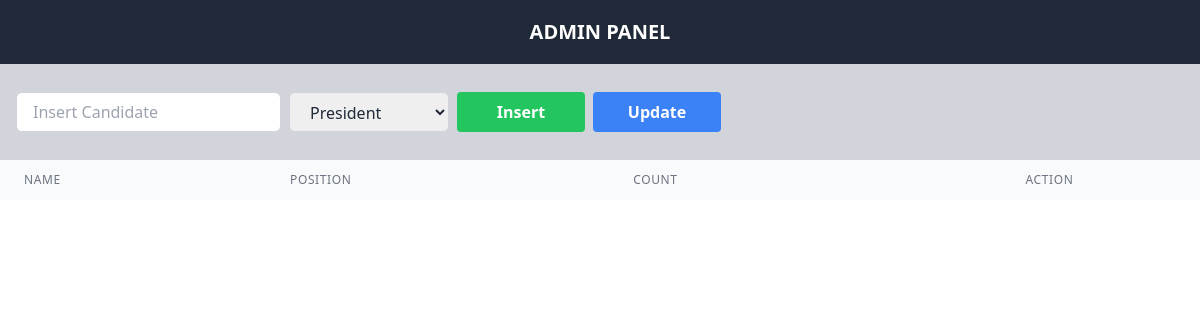
The app's page /admin.php, older data.
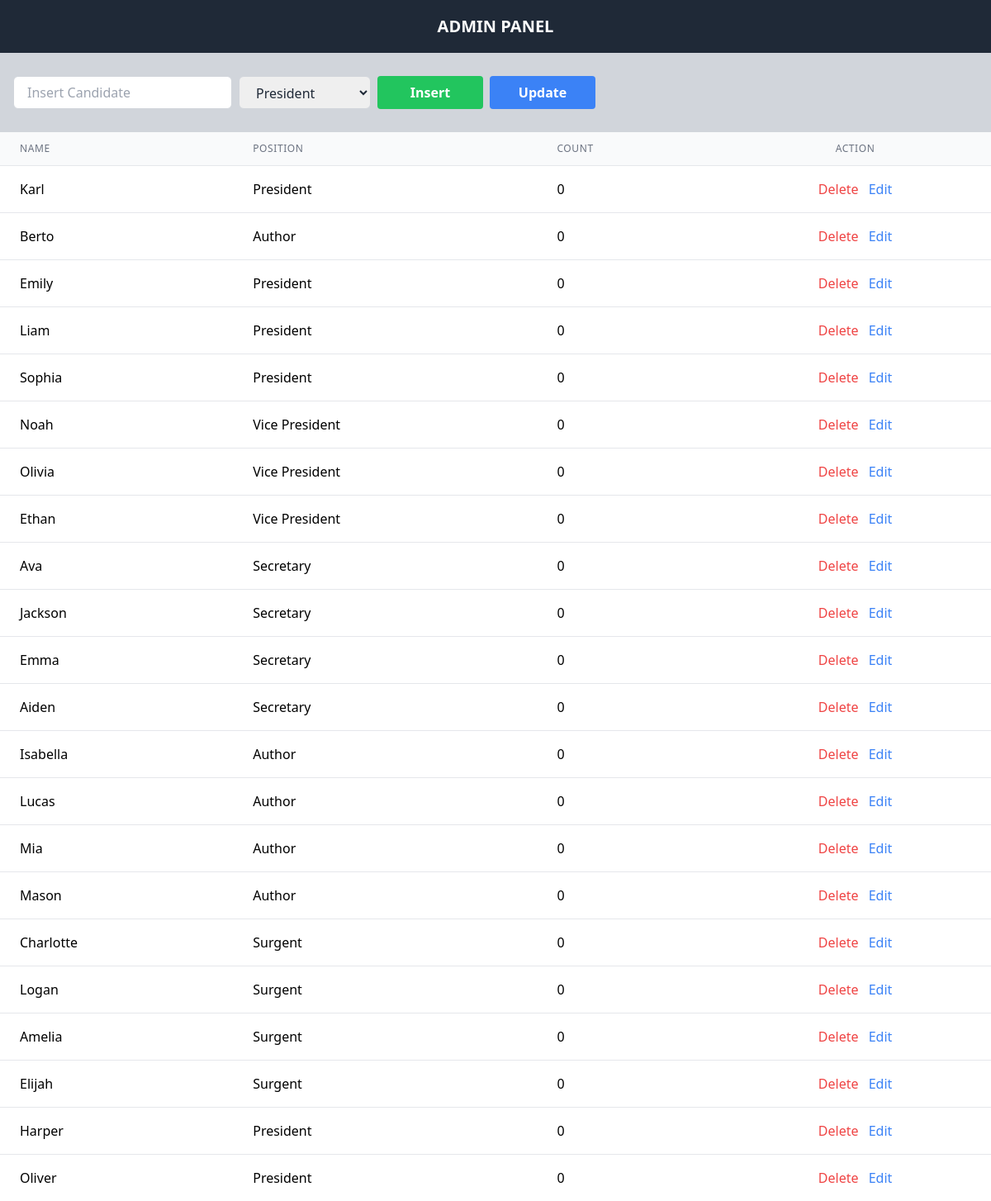
The same page, newer data.
### tables this page shows
CREATE TABLE IF NOT EXISTS `Candidates` (
  `id` int unsigned NOT NULL AUTO_INCREMENT,
  `Name` varchar(50) NOT NULL,
  `Position` varchar(50) NOT NULL,
  `Count` varchar(6) NOT NULL DEFAULT '0',
  PRIMARY KEY (`id`)
);

### admin.php (the view, shortened to what this page needs)
<?php
require_once('connection.php');
    $sql_fetch_data = "SELECT id, Name, Position, Count FROM Candidates";
    $stmt = $conn->query($sql_fetch_data);
    $voters = $stmt->fetchAll(PDO::FETCH_ASSOC);
?>
<!DOCTYPE html>
<html lang="en">
<head>
    <script src="https://cdn.tailwindcss.com"></script>
</head>
<body style="height: 100vh;" >
<header class="bg-gray-300 text-white flex flex-col " style="height: 20vh;">
        <h1 class="flex items-center justify-center bg-gray-800 uppercase text-xl font-sans font-semibold " style="height: 40vh">Admin panel</h1>
        <form class="flex flex-row gap-2 items-center pl-4 bg-gray-300  " action="" method="post" style="height: 60vh" >
            <input type="text" name="name" placeholder="Insert Candidate" class="text-gray-800 w-50 h-10 px-4 py-2 border border-gray-300 rounded-md focus:outline-none focus:border-blue-500">
            <select name="position" class="text-gray-800 w-50 h-10 px-4 py-2 border border-gray-300 rounded-md focus:outline-none focus:border-blue-500">
                <option value="President">President</option>
            </select>
            <button type="submit" name="insert" class="bg-green-500 hover:bg-green-600 text-white font-bold py-2 px-4 rounded w-32 h-10">Insert</button>
            <button id="update" type="submit" name="update" class="bg-blue-500 hover:bg-blue-600 text-white font-bold py-2 px-4 rounded w-32 h-10" >Update</button>
        </form>
</header>
<div class="bg-yellow-300">
    <table class="min-w-full divide-y divide-gray-200 " style="width:80vw;">
    <thead>
        <tr>
            <th class="px-6 py-3 bg-gray-50 text-left text-xs font-medium text-gray-500 uppercase tracking-wider">Name</th>
            <th class="px-6 py-3 bg-gray-50 text-left text-xs font-medium text-gray-500 uppercase tracking-wider">Position</th>
            <th class="px-6 py-3 bg-gray-50 text-left text-xs font-medium text-gray-500 uppercase tracking-wider">Count</th>
            <th class="px-6 py-3 bg-gray-50 text-center text-xs font-medium text-gray-500 uppercase tracking-wider">Action</th>
        </tr>
    </thead>
    <tbody class="bg-white divide-y divide-gray-200">
        <?php foreach ($voters as $voter): ?>
            <tr>
                <td class="px-6 py-4 whitespace-nowrap"><?php echo $voter['Name']; ?></td>
                <td class="px-6 py-4 whitespace-nowrap"><?php echo $voter['Position']; ?></td>
                <td class="px-6 py-4 whitespace-nowrap"><?php echo $voter['Count']; ?></td>
                <td class="px-6 py-4 whitespace-nowrap text-center">
                    <a href="?delete=<?php echo $voter['id']; ?>" class="text-red-500 hover:text-red-700 mr-2">Delete</a>
                    <a href="?edit=<?php echo $voter['id']; ?>" class="text-blue-500 hover:text-blue-700">Edit</a>
                </td>
            </tr>
        <?php endforeach; ?>
    </tbody>
    </table>
</div>
</body>
</html>

Row changes from the older to the newer data that the page shows:
added candidates: Name "Karl", Position "President", Count "0"
added candidates: Name "Berto", Position "Author", Count "0"
added candidates: Name "Emily", Position "President", Count "0"
added candidates: Name "Liam", Position "President", Count "0"
added candidates: Name "Sophia", Position "President", Count "0"
added candidates: Name "Noah", Position "Vice President", Count "0"
added candidates: Name "Olivia", Position "Vice President", Count "0"
added candidates: Name "Ethan", Position "Vice President", Count "0"
added candidates: Name "Ava", Position "Secretary", Count "0"
added candidates: Name "Jackson", Position "Secretary", Count "0"
added candidates: Name "Emma", Position "Secretary", Count "0"
added candidates: Name "Aiden", Position "Secretary", Count "0"
added candidates: Name "Isabella", Position "Author", Count "0"
added candidates: Name "Lucas", Position "Author", Count "0"
added candidates: Name "Mia", Position "Author", Count "0"
added candidates: Name "Mason", Position "Author", Count "0"
added candidates: Name "Charlotte", Position "Surgent", Count "0"
added candidates: Name "Logan", Position "Surgent", Count "0"
added candidates: Name "Amelia", Position "Surgent", Count "0"
added candidates: Name "Elijah", Position "Surgent", Count "0"
added candidates: Name "Harper", Position "President", Count "0"
added candidates: Name "Oliver", Position "President", Count "0"
